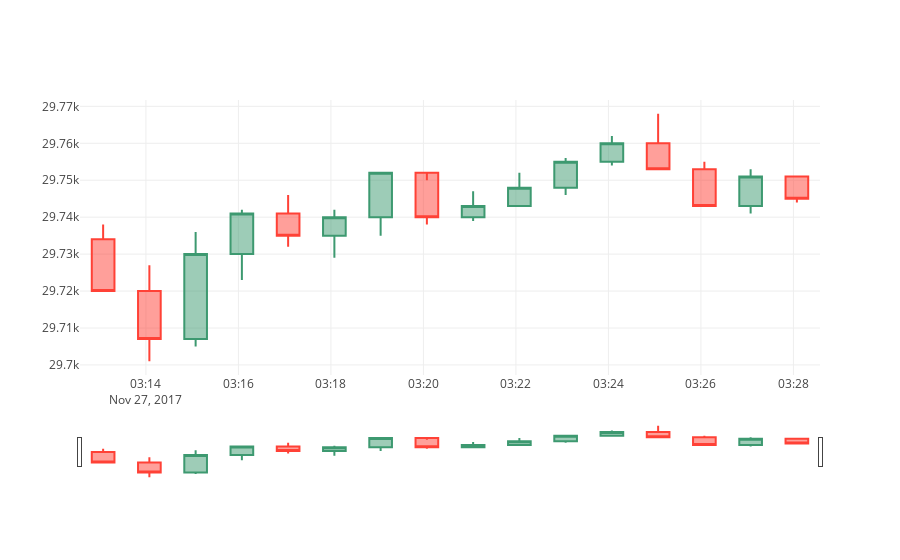

Notebook code for this chart:
### Code cell
x = Stock()
x.init_candle_value()
for _ in range(1000):
    interact(x.get_candle_plot)
    trade_list = x.get_live_trade_data()
    x.update_candle_data(trade_list)
    time.sleep(1)
